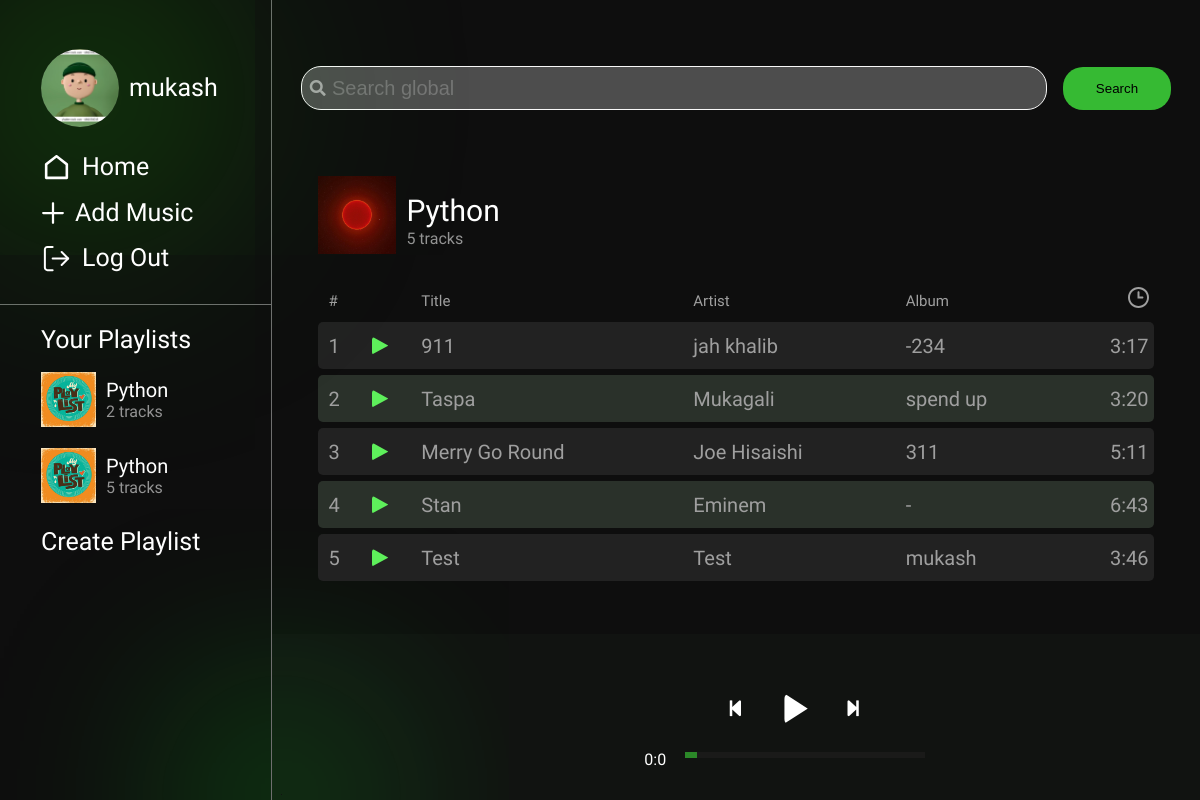
The page /playlist/19/ (signed in) on the database its author committed.
### tyndama/models.py (models this page shows, shortened)
class Playlist(models.Model):
    name = models.CharField(max_length=255)
    user = models.ForeignKey(User, on_delete=models.CASCADE, related_name='playlists')
    songs = models.ManyToManyField(Music)
    def get_num_of_tracks(self):
        arr = []
        for i in self.songs.iterator():
            arr.append(i)
        return len(arr)

class Music(models.Model):
    song_id = models.AutoField(primary_key=True)
    name = models.CharField(max_length=255)
    singer = models.CharField(max_length=255)
    tags = models.CharField(max_length=255)
    image = models.ImageField(upload_to='images_1')
    song = models.FileField(upload_to='images_1')
    album = models.CharField(max_length=255, default="-")
    time = models.CharField(max_length=50)
    is_approved = models.BooleanField(default=False)

### tyndama/views.py (the view, shortened to what this page needs)
# urls.py: path('playlist/<int:playlist_id>/', views.playlist_detail, name='playlist'),
def playlist_detail(request, playlist_id):
    form = Search()
    all_playlist = Playlist.objects.filter(user=request.user)
    playlist = Playlist.objects.get(id=playlist_id)
    music_list = playlist.songs.all()
    return render(request, 'tyndama/playlist.html',
                  {'music': music_list, 'playlist': all_playlist, 'curr_playlist': playlist, 'form': form})

### tyndama/forms.py
class Search(forms.Form):
    text_input = forms.CharField(label="",  widget=forms.TextInput(attrs={'placeholder': 'Search global', 'class' : 'search-input'}), required=False)

### templates/tyndama/playlist.html (shortened to what this page needs)
<!doctype html>
{% load static %}
<html lang="en">
<head>
    <link rel="stylesheet" href="{% static 'tyndama/css/styles.css' %}">
    <link rel="stylesheet" href="https://cdnjs.cloudflare.com/ajax/libs/font-awesome/5.15.2/css/all.min.css"
/>
</head>
<body>
<div class="nav">
    <div class="info">
        <div class="profile-info">
            <div class="avatar" style="background-image: url('{% static 'tyndama/img/img_2.png' %}');"></div>
            <h4 class="name">{{ user.username }}</h4>
        </div>
        <div class="buttons">
            <a href="{% url 'home' %}">
                <img src="{% static 'tyndama/img/home.svg' %}" alt="">
                <span>Home</span>
            </a>
            <a href="{% url 'add_music' %}">
                <img src="{% static 'tyndama/img/plus.svg' %}" alt="">
                <span>Add Music</span>
            </a>
            <a href="{% url 'logout' %}">
                <img src="{% static 'tyndama/img/logout.svg' %}" alt="">
                <span>Log Out</span>
            </a>
        </div>
    </div>
    <div class="playlists">
        <h4>Your Playlists</h4>
        {% for i in playlist %}
            <a class="playlist" href="{% url 'playlist' playlist_id=i.id %}">
                <div class="img-wrapper"
                     style="background-image: url('{% static 'tyndama/img/playlist_wallpaper.png' %}')"></div>
                <div class="playlist-info">
                    <p class="title">{{ i.name }}</p>
                    <p class="num-of-tracks">{{ i.get_num_of_tracks }} tracks</p>
                </div>
            </a>
        {% endfor %}
        <a href="{% url 'add_playlist' %}">
            <h4 style="margin-top: 20px;">Create Playlist</h4>
        </a>
    </div>
</div>
<div class="content">
    <div class="top-block">
        <div class="search">
            <form method = "POST">
                {{ form.as_p }}
                <i class="fas fa-search search-icon" aria-hidden="true"></i>
                <button type="submit" class="search-button">Search</button>
            </form>
        </div>
        <div class="curr-playlist">
            <div class="img-wrapper big"
                 style="background-image: url('{% static 'tyndama/img/PKQqPbaUp6s.jpg' %}')"></div>
            <div class="playlist-info mr">
                <p class="big-title">{{ curr_playlist.name }}</p>
                <p class="big-num-of-tracks">{{ curr_playlist.get_num_of_tracks }} tracks</p>
            </div>
        </div>
    </div>
    <div class="mid-block">
        <div class="wrapper-table">
            <table id="playlist" class="no-select">
                <thead>
                <th>#</th>
                <th></th>
                <th>Title</th>
                <th>Artist</th>
                <th>Album</th>
                <th>
                    <img src="{% static 'tyndama/img/clock.svg' %}" alt="time">
                </th>
                </thead>
                <tbody>
                {% for i in music %}
                    <tr>
                        <td>{{ forloop.counter }}</td>
                        <td>
                            <div onload="save('{{ i.song }}', {{ i.song_id }}, '{{ i.name }}', '{{ i.singer }}', '{{ i.image }}')"
                                 onclick="startPlay('{{ i.song }}', {{ i.song_id }}, '{{ i.name }}', '{{ i.singer }}', '{{ i.image }}' )"
                                 class="inline-toggle-play pause" id="{{ i.song_id }}">
                                <span></span>
                            </div>
                        </td>
                        <td>{{ i.name }}</td>
                        <td>{{ i.singer }}</td>
                        <td>{{ i.album }}</td>
                        <td>{{ i.time }}</td>
                    </tr>
                {% endfor %}
                </tbody>
            </table>
        </div>
    </div>
    <div class="bottom-block">
        <div class="player">
            <div class="album-image"></div>
            <div class="control-panel">
                <div class="control">
                    <div class="btn btn-prev">
                        <i class="fas fa-step-backward"></i>
                    </div>
                    <div class="btn btn-toggle-play pause">
                        <span></span>
                    </div>
                    <div class="btn btn-next">
                        <i class="fas fa-step-forward"></i>
                    </div>
                </div>
                <div class="seek-bar">
                    <div class="times">
                        <div class="curr-time"></div>
                        <input id="progress" class="progress" type="range" value="0" step="1" min="0" max="100">
                    </div>
                </div>
            </div>
        </div>
    </div>
</div>
</body>
</html>

### rows shown on the page
Playlist: name "Python", get_num_of_tracks "2"
Playlist: name "Python", get_num_of_tracks "5"
Music: name "911", singer "jah khalib", album "-234", time "3:17"
Music: name "Taspa", singer "Mukagali", album "spend up", time "3:20"
Music: name "Merry Go Round", singer "Joe Hisaishi", album "311", time "5:11"
Music: name "Stan", singer "Eminem", album "-", time "6:43"
Music: name "Test", singer "Test", album "mukash", time "3:46"

### other values the page prints
{{ user.username }} "mukash"
